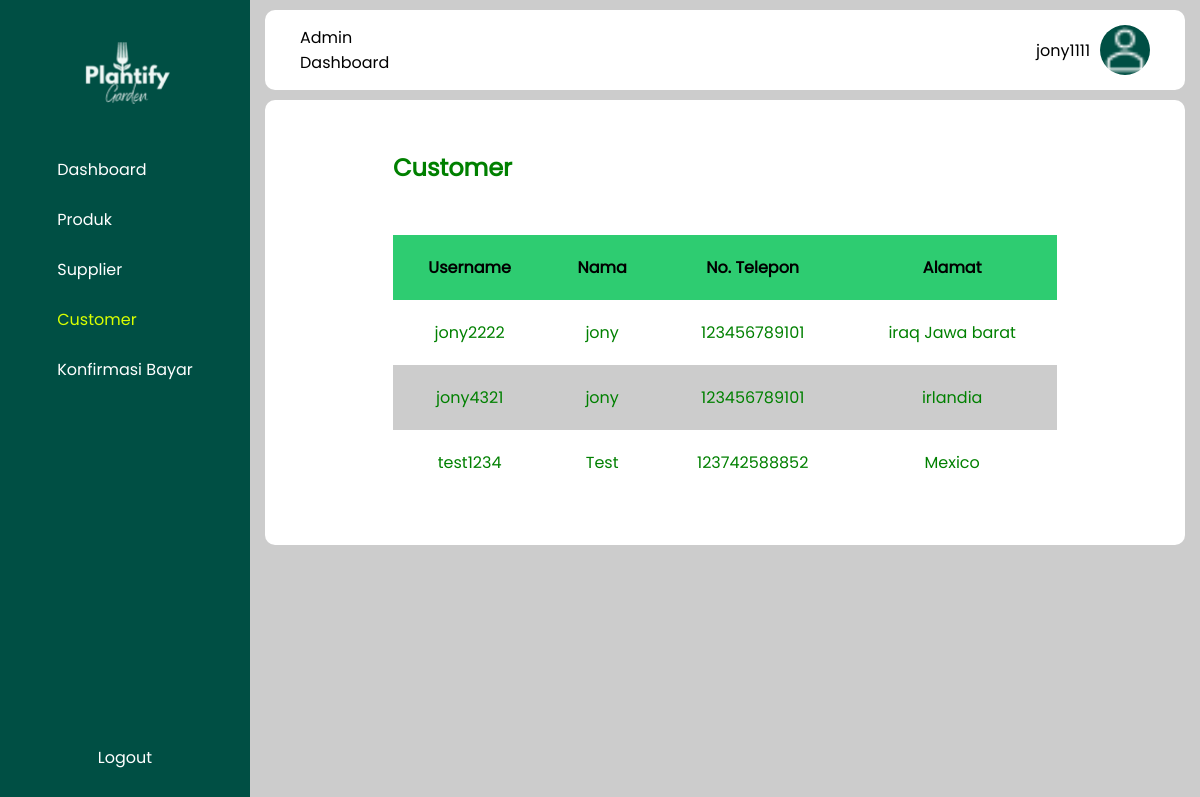
The app's page /app/admin/customer.php (signed in) with its own data.
### tables this page shows
CREATE TABLE `customer` (
  `username` varchar(100) NOT NULL,
  `password` varchar(64) NOT NULL,
  `nama` varchar(100) NOT NULL,
  `no_telepon` varchar(100) NOT NULL,
  `alamat` varchar(100) NOT NULL
);

### app/database.php (called while the page is built, shortened)
<?php
function getAllDataCustomer()
{
	try {
		$statement = DB->prepare("SELECT * FROM customer");
		$statement->execute();
		return $statement->fetchAll(PDO::FETCH_ASSOC);
	} catch (PDOException $err) {
		echo $err->getMessage();
	}
}

### app/admin/customer.php (the view, shortened to what this page needs)
<?php
require_once(BASEPATH . "/app/admin/templates/sidebar.php");
require_once(BASEPATH . "/app/admin/templates/header.php");
$customers = getAllDataCustomer();
?>
        <div class="wadah">
            <div class="judul">
                <h2>Customer</h2>
            </div>
            <table>
                <tr>
                    <th>Username</th>
                    <th>Nama</th>
                    <th>No. Telepon</th>
                    <th>Alamat</th>
                </tr>
                <?php foreach ($customers as $customer): ?>
                    <tr>
                        <td><?= $customer['username']; ?></td>
                        <td><?= $customer['nama']; ?></td>
                        <td><?= $customer['no_telepon']; ?></td>
                        <td><?= $customer['alamat']; ?></td>
                    </tr>
                <?php endforeach; ?>
            </table>
        </div>
    </div>
</body>
</html>

### assets/styles/style_admin.css (style rules this page uses)
* { margin: 0; padding: 0; box-sizing: border-box; --hijau: #004f44; --poppins: "Poppins", sans-serif; --monsterrat: "Montserrat"; font-family: var(--poppins); }
body { background-color: #ccc; }
.judul { display: flex; justify-content: space-between; align-items: center; font-family: var(--monsterrat); margin-bottom: 50px; color: green; }
.wadah { padding: 50px 128px; color: green; background-color: #fff; margin: 10px 15px; border-radius: 10px; }
table { width: 100%; border-collapse: collapse; }
th { background-color: #2ecc71; padding: 20px; color: black; }
td { text-align: center; padding: 20px; }
tr:nth-child(odd) { background-color: #ccc; }

### records on screen
customer: username "jony2222", nama "jony", no_telepon "123456789101", alamat "iraq Jawa barat"
customer: username "jony4321", nama "jony", no_telepon "123456789101", alamat "irlandia"
customer: username "test1234", nama "Test", no_telepon "123742588852", alamat "Mexico"

### other values on screen
$_SESSION['username'] "jony1111"
